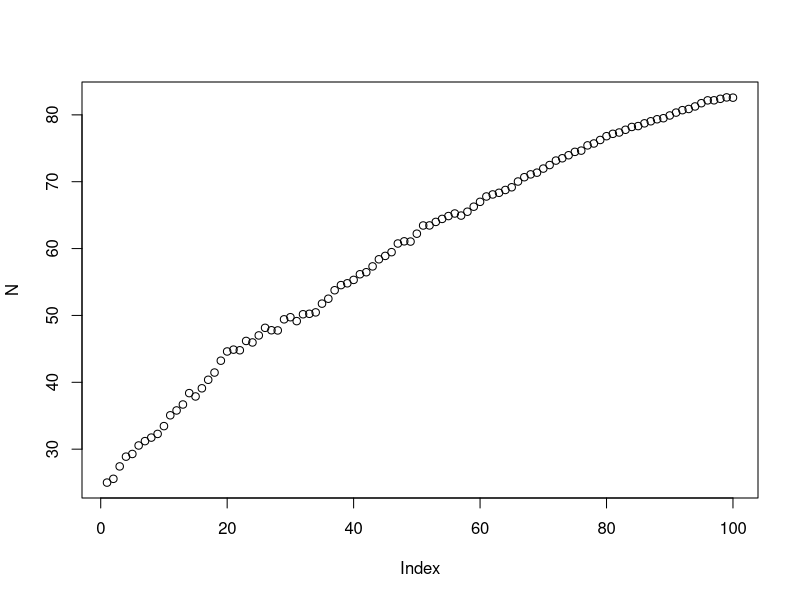
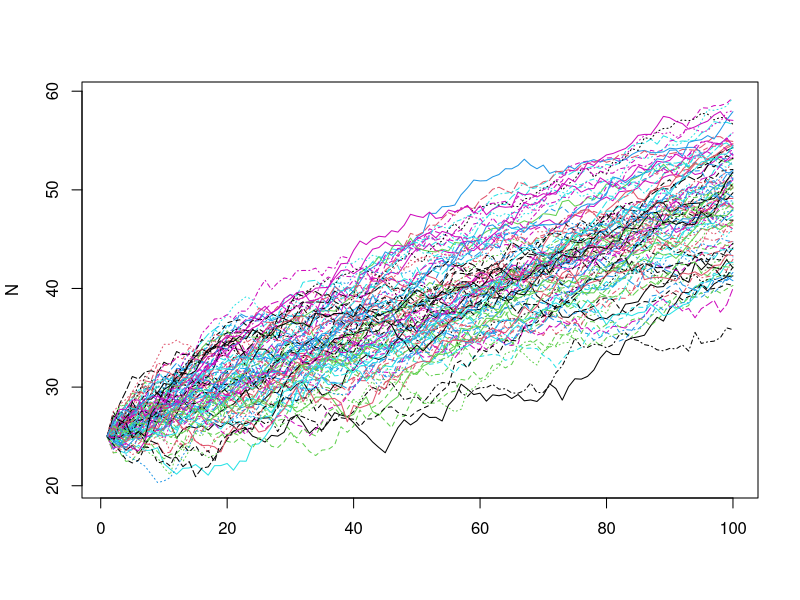
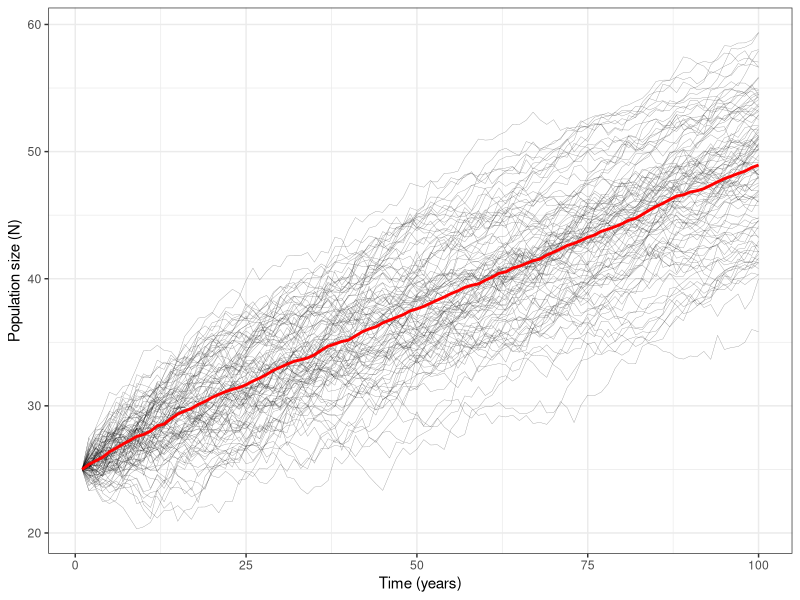

These figures' R source, in order:
## ---- chunk 1
knitr::opts_chunk$set(echo = TRUE)
## ---- chunk 2
# Numeric vector
my_vector <- vector(mode = "numeric", length = 100) # creates only zeros unless otherwise specified, length can be anything you want

# Logical vector
my_second_vector <- vector(mode = "logical", length = 20) # contains pipe logical (TRUE/FALSE), default is FALSE (0), also known as Boolean operators
## ---- chunk 3
length(my_vector) # call the length of the vector
length(my_second_vector)
## ---- chunk 4
# What is is my vector?
class(my_vector)
class(my_second_vector)
## ---- chunk 5
#Using c to create a vector

my_vector <- c(1:50)

# What's the first element?
my_vector[1]

# What are all of the elements except the first one?
my_vector[-1]

# What's the seventh element?
my_vector[7]

# Select a range from a vector (from the third object to the seventh object)
my_vector[3:7]
## ---- chunk 6
# Create a 10 x 10 matrix full of NA's
my_matrix <- matrix(data = 1:100, nrow = 20, ncol = 5) # Store numbers from 1-100 in 20 rows in 5 columns

## ---- chunk 7
dim(my_matrix) # Gives 2 numbers: first is number of ROWS, second is number of COLUMNS
## ---- chunk 8
# How many elements are there?
length(my_matrix) # Shows number of elements
## ---- chunk 9
class(my_matrix)
## ---- chunk 10
my_matrix[2,] # Asks what values are in the second ROW, the first number always indicates ROWS. Second space (COLUMNS) is empty, so R assumes you want all of the values in row 2.

# Index a column
my_matrix[,3]# Asks what values are in the third COLUMN, the second number always indicates COLUMNS. First space (ROWS) is empty, so R assumes you want all of the values in COLUMN 3.

# Index a given cell
my_matrix[8,3] # Index value for Row 8 and column 3

# Index and replace
my_matrix[8,3] <- 100000 # Put 100000 in row 8 and column 3

# Replace an entire column
my_matrix[,5] <- 10 # Replace everything in column 5 with "10"


## ---- chunk 11
for (i in 1:10) # specify variable i and specify sequence i = 1, i = 2, i = 3, etc.
  print("Hello world!")
## ---- chunk 12
rnorm(n=5, mean = 10, sd = 2) #random normal distribution, 5 observations, with mean 10, sd = 2
## ---- chunk 13
# Set up model parameters
K <- 100 #individuals
nsteps <- 100 #years
mu <- 1.4
sigma <- 1

# Set up model objects

N <- vector(mode = "numeric", length = nsteps)
N[1] <- 25

# Model it
for(t in 2:nsteps){ # create repeating function beginning at year 2
  r <- rnorm(n = 1, mean = mu, sd = sigma) # create random value of r
  N[t] <- N[t-1] + r * (1 - (N[t-1]/K))  # t is counter from for loop
}
  
# Visualize it
plot(N)

## ---- chunk 14
# Set up model parameters
K <- 100 #individuals
nsteps <- 100 #years
mu <- 0.4
sigma <- 1

# Set up model objects

N <- matrix(data=NA, nrow = nsteps, ncol = 100) # NA is better than 0 because NA means no value where 0 means there were no individuals. 
N[1,] <- 25 # need to add a comma to specify this is a matrix

# Model it
for(t in 2:nsteps){ # create repeating function beginning at year 2
  r <- rnorm(n = 100, mean = mu, sd = sigma) # create random value of r
  N[t,] <- N[t-1,] + r * (1 - (N[t-1,]/K))  # t is counter from for loop, need to add commas to indicate matrix 
}
  
# Visualize it
matplot(N, type = "l") # indicate that type is linear

## ---- chunk 15
# Load tidyverse
 library(tidyverse)
#Create data.frame
my_data <- as_tibble(N) %>% 
  mutate(time = 1:nsteps) %>% 
  gather(run, N, -time)
# Visualize it
ggplot(data = my_data, mapping = aes(x = time, y = N))+
  geom_line(aes(group = run), size = 0.1, alpha = 0.5)+ # one geom_line object for each model run
  stat_summary(geom = "line", fun = mean, color = "red", size = 1)+ # create average line of all runs, use the function ("fun") mean and color red
  theme_bw()+
  labs(x = "Time (years)", y = "Population size (N)")
 

